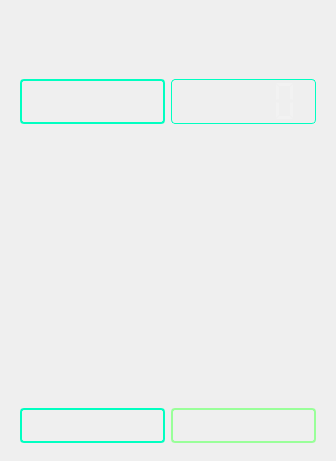
        <widget class="QWidget" name="verticalLayoutWidget_2">
         <property name="geometry">
          <rect>
           <x>180</x>
           <y>0</y>
           <width>320</width>
           <height>461</height>
          </rect>
         </property>
         <layout class="QVBoxLayout" name="dvl2">
          <item>
           <layout class="QHBoxLayout" name="dhl23">
            <item>
             <layout class="QVBoxLayout" name="verticalLayout_2">
              <item>
               <layout class="QHBoxLayout" name="horizontalLayout_2">
                <item>
                 <layout class="QVBoxLayout" name="verticalLayout_6">
                  <item>
                   <layout class="QHBoxLayout" name="horizontalLayout">
                    <item>
                     <widget class="QLabel" name="timeLabel">
                      <property name="styleSheet">
                       <string notr="true">font: 26pt &quot;Halvetica&quot; ;
color: #f2f2f2;
background: transparent;</string>
                      </property>
                      <property name="text">
                       <string/>
                      </property>
                      <property name="alignment">
                       <set>Qt::AlignHCenter|Qt::AlignTop</set>
                      </property>
                     </widget>
                    </item>
                   </layout>
                  </item>
                  <item>
                   <layout class="QHBoxLayout" name="horizontalLayout_4">
                    <item>
                     <widget class="QLabel" name="dateLabel">
                      <property name="styleSheet">
                       <string notr="true">font: 75 italic 15pt &quot;Halvetica&quot; ;
color: #a6a6a6;
background: transparent;</string>
                      </property>
                      <property name="text">
                       <string/>
                      </property>
                      <property name="alignment">
                       <set>Qt::AlignHCenter|Qt::AlignTop</set>
                      </property>
                     </widget>
                    </item>
                   </layout>
                  </item>
                 </layout>
                </item>
               </layout>
              </item>
              <item>
               <layout class="QHBoxLayout" name="horizontalLayout_3">
                <property name="leftMargin">
                 <number>9</number>
                </property>
                <property name="rightMargin">
                 <number>9</number>
                </property>
                <item>
                 <layout class="QVBoxLayout" name="verticalLayout_4">
                  <item>
                   <widget class="QPushButton" name="timerButton">
                    <property name="minimumSize">
                     <size>
                      <width>0</width>
                      <height>40</height>
                     </size>
                    </property>
                    <property name="maximumSize">
                     <size>
                      <width>16777215</width>
                      <height>45</height>
                     </size>
                    </property>
                    <property name="styleSheet">
                     <string notr="true">QPushButton{
border: 2px solid #00ffc1;
border-radius: 4px;
padding: 2px;
font: 75 italic 11pt &quot;Halvetica&quot; ;
color: #00ffc1;
}

QPushButton[clicked=&quot;true&quot;] {
border: 4px solid #00ffc1;
border-radius: 4px;
padding: 2px;
font: 75 italic 11pt &quot;Halvetica&quot; ;
color: #00ffc1;
}</string>
                    </property>
                    <property name="text">
                     <string/>
                    </property>
                   </widget>
                  </item>
                 </layout>
                </item>
                <item>
                 <layout class="QVBoxLayout" name="verticalLayout_3">
                  <item>
                   <widget class="QLCDNumber" name="lcdNumber">
                    <property name="sizePolicy">
                     <sizepolicy hsizetype="Preferred" vsizetype="Preferred">
                      <horstretch>20</horstretch>
                      <verstretch>40</verstretch>
                     </sizepolicy>
                    </property>
                    <property name="minimumSize">
                     <size>
                      <width>0</width>
                      <height>40</height>
                     </size>
                    </property>
                    <property name="maximumSize">
                     <size>
                      <width>150</width>
                      <height>45</height>
                     </size>
                    </property>
                    <property name="sizeIncrement">
                     <size>
                      <width>7</width>
                      <height>21</height>
                     </size>
                    </property>
                    <property name="baseSize">
                     <size>
                      <width>13</width>
                      <height>0</height>
                     </size>
                    </property>
                    <property name="font">
                     <font>
                      <family>Ubuntu</family>
                      <pointsize>12</pointsize>
                      <weight>50</weight>
                      <italic>false</italic>
                      <bold>false</bold>
                     </font>
                    </property>
                    <property name="styleSheet">
                     <string notr="true">color: #f2f2f2;
border: 1.4px solid #00ffc1;
border-radius: 4px;
padding: 2px;
background: transparent;
color:  &quot;#00ffc1&quot;;</string>
                    </property>
                    <property name="frameShape">
                     <enum>QFrame::StyledPanel</enum>
                    </property>
                    <property name="lineWidth">
                     <number>4</number>
                    </property>
                    <property name="midLineWidth">
                     <number>20</number>
                    </property>
                    <property name="smallDecimalPoint">
                     <bool>false</bool>
                    </property>
                    <property name="segmentStyle">
                     <enum>QLCDNumber::Flat</enum>
                    </property>
                    <property name="value" stdset="0">
                     <double>0.000000000000000</double>
                    </property>
                    <property name="intValue" stdset="0">
                     <number>0</number>
                    </property>
                   </widget>
                  </item>
                 </layout>
                </item>
               </layout>
              </item>
             </layout>
            </item>
           </layout>
          </item>
          <item>
           <layout class="QHBoxLayout" name="dhl22">
            <item>
             <widget class="QWidget" name="rpm_widget" native="true">
              <property name="sizePolicy">
               <sizepolicy hsizetype="Preferred" vsizetype="Fixed">
                <horstretch>0</horstretch>
                <verstretch>0</verstretch>
               </sizepolicy>
              </property>
              <property name="minimumSize">
               <size>
                <width>300</width>
                <height>270</height>
               </size>
              </property>
              <property name="maximumSize">
               <size>
                <width>300</width>
                <height>270</height>
               </size>
              </property>
              <property name="styleSheet">
               <string notr="true">border: 0;
background: transparent;
border-image: none;</string>
              </property>
             </widget>
            </item>
           </layout>
          </item>
          <item>
           <widget class="QFrame" name="horizontalFrame_4">
            <property name="maximumSize">
             <size>
              <width>16777215</width>
              <height>40</height>
             </size>
            </property>
            <layout class="QHBoxLayout" name="dhl21">
             <property name="sizeConstraint">
              <enum>QLayout::SetMinimumSize</enum>
             </property>
             <property name="topMargin">
              <number>0</number>
             </property>
             <property name="bottomMargin">
              <number>9</number>
             </property>
             <item>
              <layout class="QVBoxLayout" name="dvl22">
               <property name="sizeConstraint">
                <enum>QLayout::SetMaximumSize</enum>
               </property>
               <item>
                <widget class="QPushButton" name="canButton">
                 <property name="minimumSize">
                  <size>
                   <width>145</width>
                   <height>35</height>
                  </size>
                 </property>
                 <property name="styleSheet">
                  <string notr="true">QPushButton {
border: 2px solid #00ffc1;
border-radius: 4px;
padding: 2px;
font: 75 italic 11pt &quot;Halvetica&quot; ;
color: #00ffc1;
}

QPushButton[connected=&quot;true&quot;]  {
border: 4px solid #99ff99;
border-radius: 4px;
padding: 2px;
font: 75 italic 11pt &quot;Halvetica&quot; ;
color: #99ff99;
}</string>
                 </property>
                 <property name="text">
                  <string/>
                 </property>
                </widget>
               </item>
              </layout>
             </item>
             <item>
              <layout class="QVBoxLayout" name="dvl21">
               <item>
                <widget class="QLabel" name="alertStatus">
                 <property name="minimumSize">
                  <size>
                   <width>145</width>
                   <height>35</height>
                  </size>
                 </property>
                 <property name="maximumSize">
                  <size>
                   <width>145</width>
                   <height>16777215</height>
                  </size>
                 </property>
                 <property name="styleSheet">
                  <string notr="true">QLabel {
border: 1.5px solid #99ff99;
border-radius: 4px;
padding: 2px;
font: 75 italic 11pt &quot;Halvetica&quot; ;
color: #99ff99;
}

QLabel[isAlert=&quot;true&quot;] {
border: 1.5px solid #ff4d4d;
border-radius: 4px;
padding: 2px;
font: 75 italic 11pt &quot;Halvetica&quot; ;
color: #ff4d4d;
}

QLabel[noData=&quot;true&quot;] {
border: 1.5px solid #ffa34d;
border-radius: 4px;
padding: 2px;
font: 75 italic 11pt &quot;Halvetica&quot; ;
color: #ff4d4d;
}

QLabel[error=&quot;true&quot;] {
border: 1.5px solid #ff4d4d;
border-radius: 4px;
padding: 2px;
font: 75 italic 11pt &quot;Halvetica&quot; ;
color: #ff4d4d;
}</string>
                 </property>
                 <property name="text">
                  <string/>
                 </property>
                 <property name="alignment">
                  <set>Qt::AlignCenter</set>
                 </property>
                </widget>
               </item>
              </layout>
             </item>
            </layout>
           </widget>
          </item>
         </layout>
        </widget>
